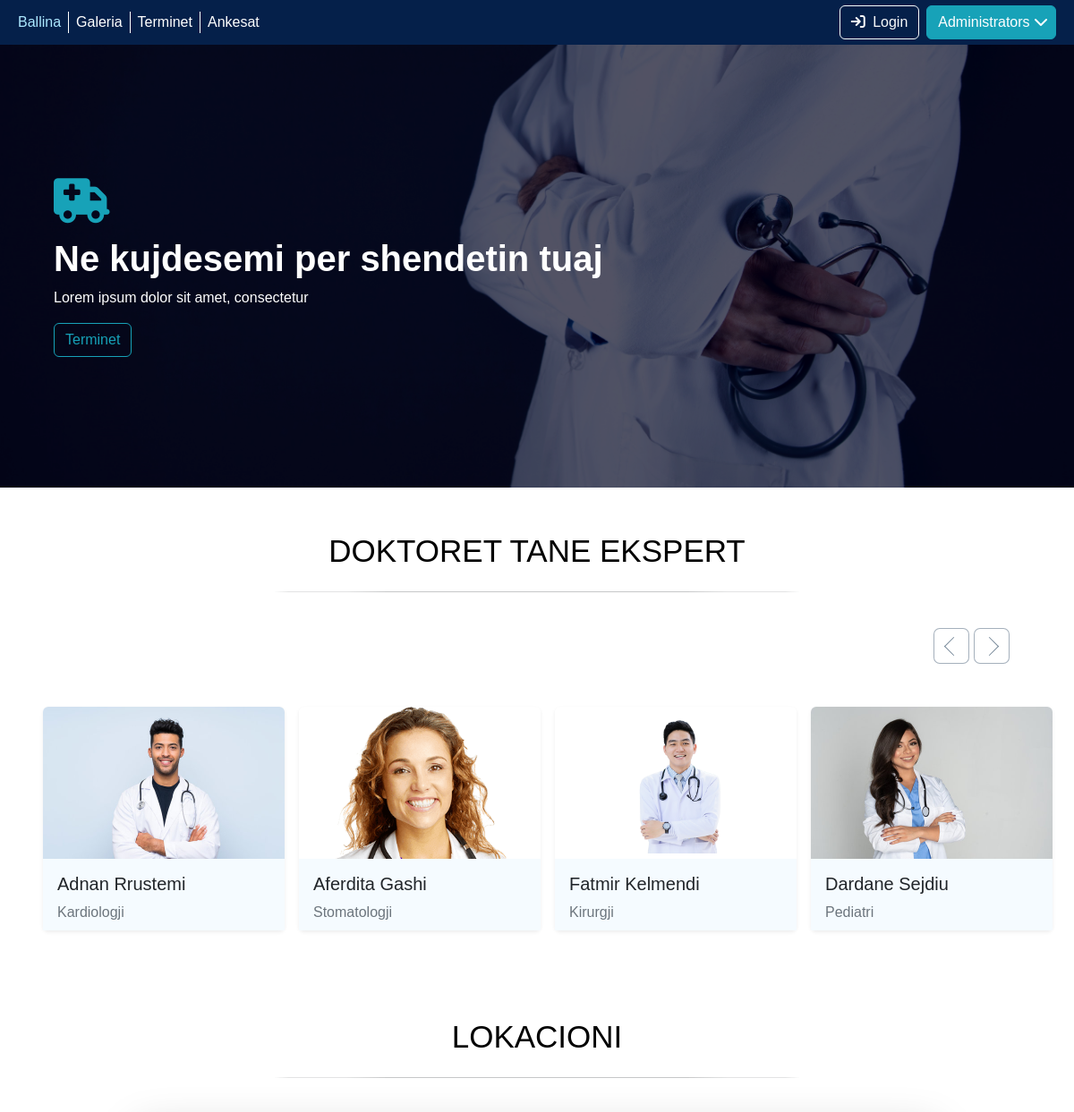
/ (upper part), run on an earlier commit of the app's database.
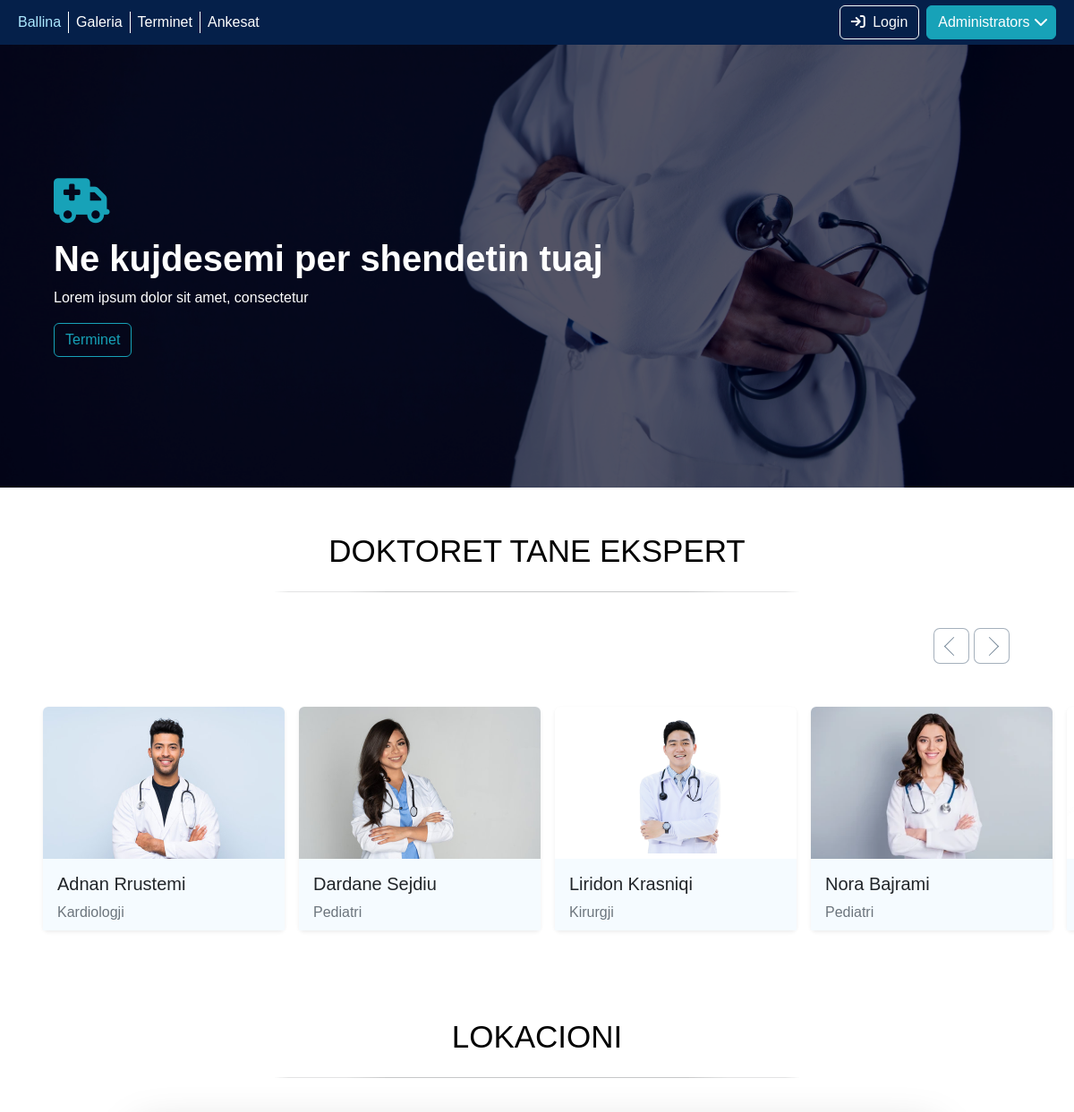
And on a later commit of the database.
### tables this page shows
CREATE TABLE `doctor_personal_info` (
  `id` int(11) NOT NULL,
  `fullName` varchar(100) NOT NULL,
  `departamenti` varchar(100) NOT NULL,
  `gjinia` varchar(100) NOT NULL,
  `email` varchar(100) NOT NULL,
  `biografia` varchar(350) NOT NULL,
  `foto` varchar(200) NOT NULL,
  `telefoni` varchar(100) NOT NULL,
  `username` varchar(100) NOT NULL,
  `password` varchar(225) NOT NULL
);

### index.php (the view, shortened to what this page needs)
<?php include('config.php'); ?>
<!DOCTYPE html>
<html lang="en">
<head>
    <link rel="stylesheet" href="./css/responsive.css">
    <link href="https://cdn.jsdelivr.net/npm/bootstrap@5.2.0-beta1/dist/css/bootstrap.min.css" rel="stylesheet">
    <link rel="stylesheet" href="https://cdn.jsdelivr.net/npm/swiper/swiper-bundle.min.css" />
    <link rel="stylesheet" href="./css/style1.css">
</head>
<body>
    <nav class="t navbar navbar-expand-md navbar-dark" style="background-color:#05204A" aria-label="Fourth navbar example">
        <div class="container-fluid">
            <div class="collapse navbar-collapse" id="navbarsExample04">
                <ul class="navbar-nav me-auto mb-2 mb-md-0">
                    <li class="nav-item">
                        <a href="index.php" class="nav-link active pt-0 pb-0" style="border-right: 1px solid white;color:#ADE8FF" aria-current="page">Ballina</a>
                    </li>
                    <li class="nav-item">
                        <a href="galeria.php" class="nav-link text-white pt-0 pb-0" style="border-right: 1px solid white">Galeria</a>
                    </li>
                    <li class="nav-item">
                        <a href="./patientSide/rezervoTermin.php" class="nav-link text-white pt-0 pb-0" style="border-right: 1px solid white">Terminet</a>
                    </li>
                    <li class="nav-item">
                        <a href="./patientSide/ankesat.php" class="nav-link text-white pt-0 pb-0">Ankesat</a>
                    </li>
                </ul>
            </div>
            <div class="loginBtn d-flex justify-content-center align-items-center">
                <?php if (!isset($_SESSION['emri']) && !isset($_SESSION['mbiemri'])) { ?>
                    <a href="./patientSide/login.php"><button type="button" class="login btn btn-outline-light me-2"><i class="fa-solid fa-arrow-right-to-bracket pe-1"></i> Login</button></a>
                <?php } else { ?>
                    <a href="./patientSide/logout.php"><button type="button" class="btn btn-outline-warning me-2"><i class="fa-solid fa-arrow-right-to-bracket pe-1"></i> Log out</button></a>
                <?php } ?>
                <div class="dropdown pe-2">
                <button class="btn nonresbtn custom-btn btn-primary dropdown-toggle custom-dropdown-toggle" style="background-color:#17a2b8;border-color:#17a2b8" type="button" id="dropdownMenuButton" data-toggle="dropdown" aria-haspopup="true" aria-expanded="false">
                    Administrators <i class="fa-solid fa-chevron-down pe-2"></i>
                </button>
                </div>
            </div>
        </div>
    </nav>
    <?php
    $sql = "SELECT * FROM doctor_personal_info";
    $prep = $con->prepare($sql);
    $prep->execute();
    $data = $prep->fetchAll();
    ?>
    <main>
        <article class="blog_container bg-primary-subtle">
            <img class="img" src="photos/Doctors/landing1.jpg">
            <div class="blog_des">
            <i class="fa-solid fa-truck-medical pb-3 hospital" style="font-size:50px;color:#17a2b8;"></i>
                <h1 class="fw-bold">Ne kujdesemi per <span >shendetin</span> tuaj</h1>
                <p class="fs-6">Lorem ipsum dolor sit amet, consectetur</p>
                <a href="./patientSide/rezervoTermin.php">
                    <button style="color:#17a2b8;border-color:#17a2b8" class="btn btn-outline-light btn_doc">Terminet</button>
                </a>
            </div>
        </article>
        <article id="doctors_art">
            <h1 class="personeli_h1">Doktoret tane ekspert</h1>
            <hr>
        </article>
        <div class="docActions">
            <button class="prevDoc"><div class="leftArrow"></div></button>
            <button class="nextBtn"><div class="rightArrow"></div></button>
        </div>
        <section class="test w-100 p-5 overflow-hidden d-flex justify-content-start gap-3">
            <?php foreach ($data as $data) : ?>
                <div class="height-100 position-relative shadow-sm bg-white rounded-2" style="width:270px;height:250px;">
                   <div class="overflow-hidden rounded-2" style="width:270px;height:250px;">
                    <img class="object-fit-cover" style="width: 270px;" src="./admin/uploads/<?= $data['foto'] ?>" alt="">
                </div>
                    <div class="doc_des p-3 position-absolute bottom-0">
                        <h1 class="fs-5 text-dark fw-medium"><?= $data['fullName'] ?></h1>
                        <p class="text-secondary fw-lighter"><?= $data['departamenti'] ?></p>
                    </div>
                </div>
            <?php endforeach; ?>
        </section>
        <article id="doctors_art">
            <h1 class="personeli_h1">Lokacioni</h1>
            <hr>
        </article>
    </main>
</body>
</body>
</html>

### css/style1.css (style rules this page uses)
:root { --primary: #17a2b8; --background: #081c15; --secondary: #40916c; --border: #74c69d; --focus: #95d5b2; --font-family: "Roboto", sans-serif; --grey: #adb5bd; --darkGrey: #495057; }
* { font-family: Arial, Helvetica, sans-serif; }
body { overflow: auto !important; }
main { max-height: none !important; }
nav { z-index: 999 !important; }
.navbar { top: 0; position: sticky !important; background-color: #253c78; height: 50px; }
#doctors_art > hr { width: 50%; margin-bottom: 40px; border-radius: 50%; }
#doctors_art { display: flex; flex-direction: column; text-align: center; align-items: center; margin-top: 50px; }
#doctors_art > h1 { font-size: 35px; color: black; font-weight: 400; text-transform: uppercase; }
.img { position: relative; top: 0; width: 100%; height: 100%; object-fit: contain; opacity: 0.8; filter: brightness(0.4); }
.blog_des { position: absolute; top: 30%; left: 5%; color: white; }
.blog_container { height: 110%; position: relative; background-color: #03045e; }
.doc_des { width: 100%; height: 80px; background-color: #f5fbff; padding: 5px; transition: 0.2s ease-in; }
.docActions { width: 100%; display: flex; justify-content: flex-end; padding-right: 72px; }
.leftArrow { width: 15px; height: 15px; border-top: 1.8px solid lightslategray; border-left: 1.8px solid lightslategray; border-bottom: none; border-right: none; transform: rotate(-45deg); margin-left: 5px; }
.rightArrow { width: 15px; height: 15px; border-top: 1.8px solid lightslategray; border-left: 1.8px solid lightslategray; border-bottom: none; border-right: none; transform: rotate(135deg); margin-right: 5px; }
.nextBtn { margin-left: 5px; }
.prevDoc, .nextBtn { display: flex; justify-content: center; align-items: center; font-weight: 100; border: 1px solid rgba(119, 136, 153, 0.659); border-radius: 7px; background-color: white; width: 40px; height: 40px; }

### index.php (style rules this page uses)
.custom-dropdown-toggle { background-image: none !important; padding-right: 0 !important; }
.custom-dropdown-toggle::after { display: none !important; }

What changed in the data, as far as the page shows it:
removed doctor_personal_info: foto (picture), fullName "Aferdita Gashi", departamenti "Stomatologji"
removed doctor_personal_info: foto (picture), fullName "Fatmir Kelmendi", departamenti "Kirurgji"
added doctor_personal_info: foto (picture), fullName "Liridon Krasniqi", departamenti "Kirurgji"
added doctor_personal_info: foto (picture), fullName "Nora Bajrami", departamenti "Pediatri"
added doctor_personal_info: foto (picture)
